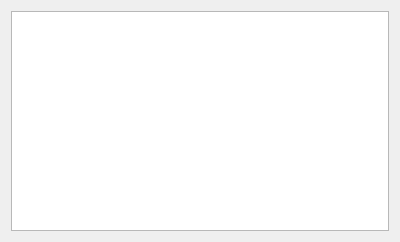
<?xml version="1.0" encoding="UTF-8"?>
<ui version="4.0">
 <class>npcListWidget</class>
 <widget class="QWidget" name="npcListWidget">
  <property name="geometry">
   <rect>
    <x>0</x>
    <y>0</y>
    <width>400</width>
    <height>242</height>
   </rect>
  </property>
  <property name="windowTitle">
   <string>Form</string>
  </property>
  <layout class="QVBoxLayout" name="verticalLayout">
   <item>
    <widget class="QTreeWidget" name="treeWidget">
     <attribute name="headerVisible">
      <bool>false</bool>
     </attribute>
     <column>
      <property name="text">
       <string notr="true">1</string>
      </property>
     </column>
    </widget>
   </item>
  </layout>
 </widget>
 <resources/>
 <connections/>
</ui>
